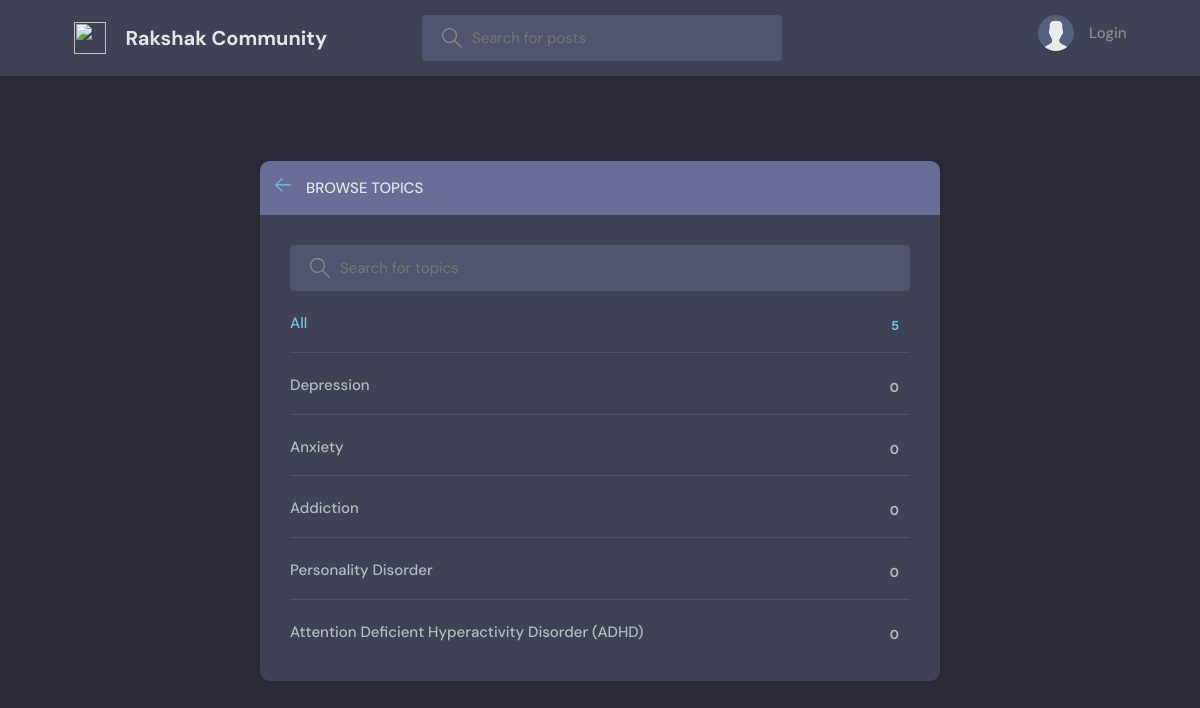
Page /topics/ on the committed database.
### base/models.py (models this page shows, shortened)
class Topic(models.Model):
    name = models.CharField(max_length=200)

### base/views.py (the view)
# urls.py: path('topics/', views.topicsPage, name="topics"),
def topicsPage(request):
    q = request.GET.get('q') if request.GET.get('q') != None else ''
    topics = Topic.objects.filter(name__icontains=q)
    return render(request, 'base/topics.html', {'topics': topics})

### base/templates/base/topics.html (shortened to what this page needs)
{% extends 'main.html' %}
{% block content %}
<main class="create-room layout">
  <div class="container">
    <div class="layout__box">
      <div class="layout__boxHeader">
        <div class="layout__boxTitle">
          <a href="{% url 'home' %}">
            <svg version="1.1" xmlns="http://www.w3.org/2000/svg" width="32" height="32" viewBox="0 0 32 32">
              <title>arrow-left</title>
              <path
                d="M13.723 2.286l-13.723 13.714 13.719 13.714 1.616-1.611-10.96-10.96h27.625v-2.286h-27.625l10.965-10.965-1.616-1.607z">
              </path>
            </svg>
          </a>
          <h3>Browse Topics</h3>
        </div>
      </div>
      <div class="topics-page layout__body">
        <form action="" method="GET" class="header__search">
          <label>
            <input name="q" placeholder="Search for topics" />
          </label>
        </form>
        <ul class="topics__list">
          <li>
            <a href="{% url 'topics' %}" class="active">All <span>{{topics.count}}</span></a>
          </li>
          {% for topic in topics %}
          <li>
            <a href="{% url 'home' %}?q={{topic.name}}">{{ topic.name }} <span>{{topic.room_set.all.count}}</span></a>
          </li>
          {% endfor %}
        </ul>
      </div>
    </div>
  </div>
</main>
{% endblock content %}

### static/styles/style.css (style rules this page uses)
:root { --color-main: #71c6dd; --color-main-light: #e1f6fb; --color-dark: #3f4156; --color-dark-medium: #51546e; --color-dark-light: #696d97; --color-light: #e5e5e5; --color-gray: #8b8b8b; --color-light-gray: #b2bdbd; --color-bg: #2d2d39; --color-success: #5dd693; --color-error: #fc4b0b; }
* { font-family: "DM Sans", -apple-system, BlinkMacSystemFont, "Segoe UI", Roboto, Oxygen, Ubuntu, Cantarell, "Open Sans", "Helvetica Neue", sans-serif; margin: 0; padding: 0; box-sizing: border-box; text-rendering: optimizeLegibility; font-size: inherit; }
html { font-size: 56.25%; }
@media only screen and (min-width: 1200px) { html { font-size: 62.5%; } }
body { line-height: 1.6; font-weight: 400; font-size: 1.5rem; color: var(--color-light-gray); background-color: var(--color-bg); min-height: 100vh; }
a { display: inline-block; color: var(--color-main); text-decoration: none; }
.container { max-width: 120rem; width: 90%; margin: auto; }
.header__search > label { background-color: var(--color-dark-medium); padding: 1.3rem 1rem; display: flex; align-items: center; gap: 1rem; border-radius: 4px; }
.header__search svg { fill: var(--color-gray); width: 2rem; height: 2rem; margin-left: 1rem; }
.header__search input { width: 30rem; background: transparent; border: none; outline: none; color: var(--color-light); }
.layout { margin-top: 2.4rem; }
.layout > .container { display: flex; justify-content: space-between; align-items: flex-start; }
.layout__box { width: 90%; max-width: 48rem; min-height: 40rem; position: absolute; top: 50%; left: 50%; transform: translate(-50%, -46%); background-color: var(--color-dark); border-radius: 1rem; box-shadow: 1px 1px 6px 3px rgba(0, 0, 0, 0.1); overflow: hidden; }
.layout__boxHeader { display: flex; padding: 1.5rem; background-color: var(--color-dark-light); }
.layout__boxTitle { display: flex; gap: 1.5rem; align-items: center; }
.layout__boxTitle h3 { text-transform: uppercase; font-weight: 500; color: var(--color-light); }
.layout__boxTitle svg { width: 1.6rem; height: 1.6rem; fill: var(--color-main); }
.layout__body { margin: 3rem; }
.topics__list { list-style: none; }
.topics__list li a { display: flex; justify-content: space-between; margin-bottom: 3rem; font-weight: 500; color: var(--color-light-gray); transition: all 0.3s ease-in-out; }
.topics__list li a.active, .topics__list li a:hover { color: var(--color-main); }
.topics__list li a span { padding: 0.5rem 1rem; background-color: var(--color-dark); border-radius: 3px; font-size: 1.3rem; font-weight: 700; letter-spacing: 1px; }
.topics-page .topics__list li:not(:last-child) a { margin: 2rem 0; padding-bottom: 1rem; text-decoration: none; border-bottom: 1px solid var(--color-dark-medium); }
.topics-page .header__search { display: block; }
.create-room.layout .layout__box { max-width: 68rem; }

### rows in the picture
Topic: name "Depression", room_set.all.count "0"
Topic: name "Anxiety", room_set.all.count "0"
Topic: name "Addiction", room_set.all.count "0"
Topic: name "Personality Disorder", room_set.all.count "0"
Topic: name "Attention Deficient Hyperactivity Disorder (ADHD)", room_set.all.count "0"

### other values in the picture
{{ topics.count }} "5"
